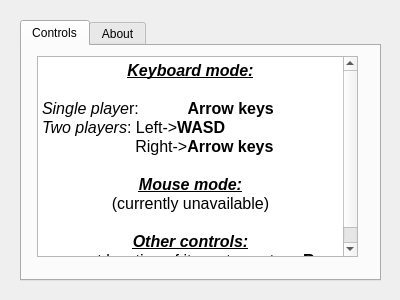
<?xml version="1.0" encoding="UTF-8"?>
<ui version="4.0">
 <class>Info</class>
 <widget class="QDialog" name="Info">
  <property name="geometry">
   <rect>
    <x>0</x>
    <y>0</y>
    <width>400</width>
    <height>300</height>
   </rect>
  </property>
  <property name="windowTitle">
   <string>Information</string>
  </property>
  <widget class="QTabWidget" name="tabWidget">
   <property name="geometry">
    <rect>
     <x>20</x>
     <y>20</y>
     <width>361</width>
     <height>261</height>
    </rect>
   </property>
   <property name="currentIndex">
    <number>0</number>
   </property>
   <widget class="QWidget" name="tab_controls">
    <attribute name="title">
     <string>Controls</string>
    </attribute>
    <widget class="QTextBrowser" name="textBrowser">
     <property name="geometry">
      <rect>
       <x>15</x>
       <y>10</y>
       <width>321</width>
       <height>201</height>
      </rect>
     </property>
     <property name="html">
      <string>&lt;!DOCTYPE HTML PUBLIC &quot;-//W3C//DTD HTML 4.0//EN&quot; &quot;http://www.w3.org/TR/REC-html40/strict.dtd&quot;&gt;
&lt;html&gt;&lt;head&gt;&lt;meta name=&quot;qrichtext&quot; content=&quot;1&quot; /&gt;&lt;style type=&quot;text/css&quot;&gt;
p, li { white-space: pre-wrap; }
&lt;/style&gt;&lt;/head&gt;&lt;body style=&quot; font-family:'Ubuntu'; font-size:11pt; font-weight:400; font-style:normal;&quot;&gt;
&lt;p align=&quot;center&quot; style=&quot; margin-top:0px; margin-bottom:0px; margin-left:0px; margin-right:0px; -qt-block-indent:0; text-indent:0px;&quot;&gt;&lt;span style=&quot; font-size:12pt; font-weight:600; font-style:italic; text-decoration: underline;&quot;&gt;Keyboard mode:&lt;/span&gt;&lt;/p&gt;
&lt;p align=&quot;center&quot; style=&quot;-qt-paragraph-type:empty; margin-top:0px; margin-bottom:0px; margin-left:0px; margin-right:0px; -qt-block-indent:0; text-indent:0px; font-size:12pt; font-weight:600; font-style:italic; text-decoration: underline;&quot;&gt;&lt;br /&gt;&lt;/p&gt;
&lt;p style=&quot; margin-top:0px; margin-bottom:0px; margin-left:0px; margin-right:0px; -qt-block-indent:0; text-indent:0px;&quot;&gt;&lt;span style=&quot; font-size:12pt; font-style:italic;&quot;&gt;Single playe&lt;/span&gt;&lt;span style=&quot; font-size:12pt;&quot;&gt;r:           &lt;/span&gt;&lt;span style=&quot; font-size:12pt; font-weight:600;&quot;&gt;Arrow keys&lt;/span&gt;&lt;/p&gt;
&lt;p style=&quot; margin-top:0px; margin-bottom:0px; margin-left:0px; margin-right:0px; -qt-block-indent:0; text-indent:0px;&quot;&gt;&lt;span style=&quot; font-size:12pt; font-style:italic;&quot;&gt;Two players&lt;/span&gt;&lt;span style=&quot; font-size:12pt;&quot;&gt;: Left-&amp;gt;&lt;/span&gt;&lt;span style=&quot; font-size:12pt; font-weight:600;&quot;&gt;WASD&lt;/span&gt;&lt;/p&gt;
&lt;p style=&quot; margin-top:0px; margin-bottom:0px; margin-left:0px; margin-right:0px; -qt-block-indent:0; text-indent:0px;&quot;&gt;&lt;span style=&quot; font-size:12pt; font-weight:600;&quot;&gt;	   &lt;/span&gt;&lt;span style=&quot; font-size:12pt;&quot;&gt;Right-&amp;gt;&lt;/span&gt;&lt;span style=&quot; font-size:12pt; font-weight:600;&quot;&gt;Arrow keys&lt;/span&gt;&lt;/p&gt;
&lt;p style=&quot;-qt-paragraph-type:empty; margin-top:0px; margin-bottom:0px; margin-left:0px; margin-right:0px; -qt-block-indent:0; text-indent:0px; font-size:12pt; font-weight:600;&quot;&gt;&lt;br /&gt;&lt;/p&gt;
&lt;p align=&quot;center&quot; style=&quot; margin-top:0px; margin-bottom:0px; margin-left:0px; margin-right:0px; -qt-block-indent:0; text-indent:0px;&quot;&gt;&lt;span style=&quot; font-size:12pt; font-weight:600; font-style:italic; text-decoration: underline;&quot;&gt;Mouse mode:&lt;/span&gt;&lt;/p&gt;
&lt;p align=&quot;center&quot; style=&quot; margin-top:0px; margin-bottom:0px; margin-left:0px; margin-right:0px; -qt-block-indent:0; text-indent:0px;&quot;&gt;&lt;span style=&quot; font-size:12pt;&quot;&gt;(currently unavailable)&lt;/span&gt;&lt;/p&gt;
&lt;p align=&quot;center&quot; style=&quot;-qt-paragraph-type:empty; margin-top:0px; margin-bottom:0px; margin-left:0px; margin-right:0px; -qt-block-indent:0; text-indent:0px; font-size:12pt;&quot;&gt;&lt;br /&gt;&lt;/p&gt;
&lt;p align=&quot;center&quot; style=&quot; margin-top:0px; margin-bottom:0px; margin-left:0px; margin-right:0px; -qt-block-indent:0; text-indent:0px;&quot;&gt;&lt;span style=&quot; font-size:12pt; font-weight:600; font-style:italic; text-decoration: underline;&quot;&gt;Other controls:&lt;/span&gt;&lt;/p&gt;
&lt;p align=&quot;center&quot; style=&quot; margin-top:0px; margin-bottom:0px; margin-left:0px; margin-right:0px; -qt-block-indent:0; text-indent:0px;&quot;&gt;&lt;span style=&quot; font-size:12pt;&quot;&gt;reset location of items to center-&amp;gt;&lt;/span&gt;&lt;span style=&quot; font-size:12pt; font-weight:600;&quot;&gt;R&lt;/span&gt;&lt;/p&gt;&lt;/body&gt;&lt;/html&gt;</string>
     </property>
    </widget>
   </widget>
   <widget class="QWidget" name="tab_about">
    <attribute name="title">
     <string>About</string>
    </attribute>
    <widget class="QTextBrowser" name="textBrowser_2">
     <property name="geometry">
      <rect>
       <x>20</x>
       <y>20</y>
       <width>311</width>
       <height>192</height>
      </rect>
     </property>
     <property name="html">
      <string>&lt;!DOCTYPE HTML PUBLIC &quot;-//W3C//DTD HTML 4.0//EN&quot; &quot;http://www.w3.org/TR/REC-html40/strict.dtd&quot;&gt;
&lt;html&gt;&lt;head&gt;&lt;meta name=&quot;qrichtext&quot; content=&quot;1&quot; /&gt;&lt;style type=&quot;text/css&quot;&gt;
p, li { white-space: pre-wrap; }
&lt;/style&gt;&lt;/head&gt;&lt;body style=&quot; font-family:'Ubuntu'; font-size:11pt; font-weight:400; font-style:normal;&quot;&gt;
&lt;p align=&quot;center&quot; style=&quot; margin-top:0px; margin-bottom:0px; margin-left:0px; margin-right:0px; -qt-block-indent:0; text-indent:0px;&quot;&gt;&lt;span style=&quot; font-size:12pt; font-weight:600;&quot;&gt;Creator:&lt;/span&gt;&lt;/p&gt;
&lt;p align=&quot;center&quot; style=&quot; margin-top:0px; margin-bottom:0px; margin-left:0px; margin-right:0px; -qt-block-indent:0; text-indent:0px;&quot;&gt;&lt;span style=&quot; font-size:12pt;&quot;&gt;Emanuel F.&lt;/span&gt;&lt;/p&gt;
&lt;p align=&quot;center&quot; style=&quot;-qt-paragraph-type:empty; margin-top:0px; margin-bottom:0px; margin-left:0px; margin-right:0px; -qt-block-indent:0; text-indent:0px; font-size:12pt;&quot;&gt;&lt;br /&gt;&lt;/p&gt;
&lt;p align=&quot;center&quot; style=&quot; margin-top:0px; margin-bottom:0px; margin-left:0px; margin-right:0px; -qt-block-indent:0; text-indent:0px;&quot;&gt;&lt;span style=&quot; font-size:12pt; font-weight:600;&quot;&gt;Simple description:&lt;/span&gt;&lt;/p&gt;
&lt;p align=&quot;center&quot; style=&quot; margin-top:0px; margin-bottom:0px; margin-left:0px; margin-right:0px; -qt-block-indent:0; text-indent:0px;&quot;&gt;&lt;span style=&quot; font-size:12pt;&quot;&gt;Old but still pretty cool game...&lt;/span&gt;&lt;/p&gt;
&lt;p align=&quot;center&quot; style=&quot; margin-top:0px; margin-bottom:0px; margin-left:0px; margin-right:0px; -qt-block-indent:0; text-indent:0px;&quot;&gt;&lt;span style=&quot; font-size:12pt;&quot;&gt;Provides simple audio (also ability to control audio),&lt;/span&gt;&lt;/p&gt;
&lt;p align=&quot;center&quot; style=&quot; margin-top:0px; margin-bottom:0px; margin-left:0px; margin-right:0px; -qt-block-indent:0; text-indent:0px;&quot;&gt;&lt;span style=&quot; font-size:12pt;&quot;&gt;simple GUI and toolbar.&lt;/span&gt;&lt;/p&gt;
&lt;p align=&quot;center&quot; style=&quot; margin-top:0px; margin-bottom:0px; margin-left:0px; margin-right:0px; -qt-block-indent:0; text-indent:0px;&quot;&gt;&lt;span style=&quot; font-size:12pt;&quot;&gt;Ball and pads can be also customized.&lt;/span&gt;&lt;/p&gt;
&lt;p align=&quot;center&quot; style=&quot; margin-top:0px; margin-bottom:0px; margin-left:0px; margin-right:0px; -qt-block-indent:0; text-indent:0px;&quot;&gt;&lt;span style=&quot; font-size:12pt;&quot;&gt;This game can play one or two players.&lt;/span&gt;&lt;/p&gt;
&lt;p align=&quot;center&quot; style=&quot; margin-top:0px; margin-bottom:0px; margin-left:0px; margin-right:0px; -qt-block-indent:0; text-indent:0px;&quot;&gt;&lt;span style=&quot; font-size:12pt;&quot;&gt;All items are relatively resized after change of main window.&lt;/span&gt;&lt;/p&gt;
&lt;p align=&quot;center&quot; style=&quot; margin-top:0px; margin-bottom:0px; margin-left:0px; margin-right:0px; -qt-block-indent:0; text-indent:0px;&quot;&gt;&lt;span style=&quot; font-size:12pt;&quot;&gt;Game has currently only keyboard control support (mouse control is comming soon).&lt;/span&gt;&lt;/p&gt;
&lt;p align=&quot;center&quot; style=&quot;-qt-paragraph-type:empty; margin-top:0px; margin-bottom:0px; margin-left:0px; margin-right:0px; -qt-block-indent:0; text-indent:0px; font-size:12pt;&quot;&gt;&lt;br /&gt;&lt;/p&gt;
&lt;p align=&quot;center&quot; style=&quot; margin-top:0px; margin-bottom:0px; margin-left:0px; margin-right:0px; -qt-block-indent:0; text-indent:0px;&quot;&gt;&lt;span style=&quot; font-size:12pt; font-weight:600;&quot;&gt;Known issues:&lt;/span&gt;&lt;/p&gt;
&lt;p align=&quot;center&quot; style=&quot; margin-top:0px; margin-bottom:0px; margin-left:0px; margin-right:0px; -qt-block-indent:0; text-indent:0px;&quot;&gt;&lt;span style=&quot; font-size:12pt;&quot;&gt;After fast resizing of main window can be main menu buttons a bit shifted.&lt;/span&gt;&lt;/p&gt;
&lt;p align=&quot;center&quot; style=&quot;-qt-paragraph-type:empty; margin-top:0px; margin-bottom:0px; margin-left:0px; margin-right:0px; -qt-block-indent:0; text-indent:0px; font-size:12pt;&quot;&gt;&lt;br /&gt;&lt;/p&gt;
&lt;p align=&quot;center&quot; style=&quot; margin-top:0px; margin-bottom:0px; margin-left:0px; margin-right:0px; -qt-block-indent:0; text-indent:0px;&quot;&gt;&lt;span style=&quot; font-size:18pt; font-weight:600;&quot;&gt;HAVE FUN!&lt;/span&gt;&lt;/p&gt;
&lt;p align=&quot;center&quot; style=&quot;-qt-paragraph-type:empty; margin-top:0px; margin-bottom:0px; margin-left:0px; margin-right:0px; -qt-block-indent:0; text-indent:0px; font-size:14pt;&quot;&gt;&lt;br /&gt;&lt;/p&gt;&lt;/body&gt;&lt;/html&gt;</string>
     </property>
    </widget>
   </widget>
  </widget>
 </widget>
 <resources/>
 <connections/>
</ui>
